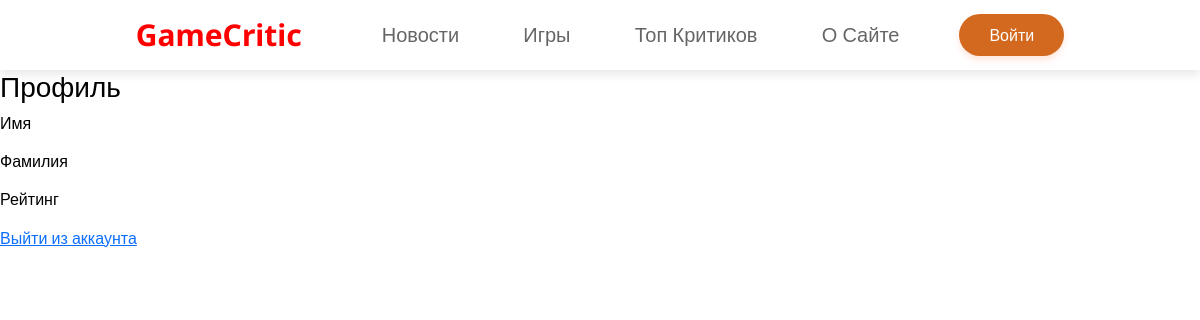
The page /profile/11 on the database as committed earlier.
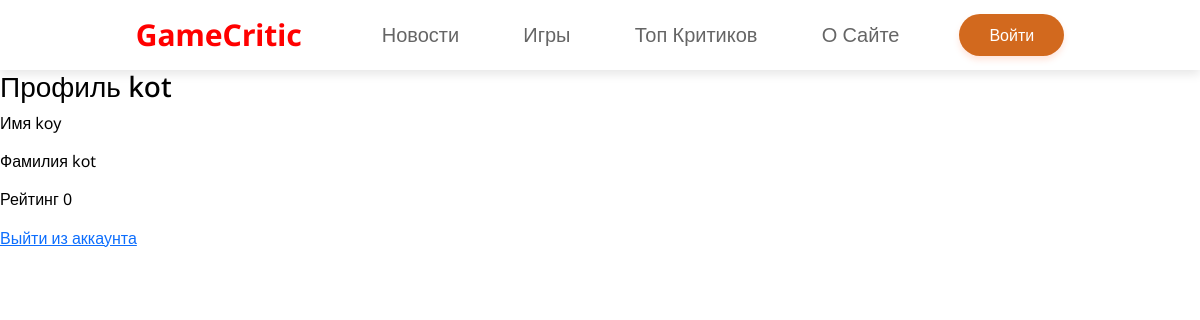
The same page on the database as committed later.
### data/users.py (models this page shows, shortened)
class User(SqlAlchemyBase, UserMixin):
    __tablename__ = 'users'
    id = sqlalchemy.Column(sqlalchemy.Integer, primary_key=True, autoincrement=True)
    login = sqlalchemy.Column(sqlalchemy.String, nullable=False, unique=True)
    name = sqlalchemy.Column(sqlalchemy.String, nullable=True)
    surname = sqlalchemy.Column(sqlalchemy.String, nullable=True)
    email = sqlalchemy.Column(sqlalchemy.String, nullable=True, unique=True)
    profile_photo = sqlalchemy.Column(sqlalchemy.String, nullable=True)
    rating = sqlalchemy.Column(sqlalchemy.Integer, default=0)
    certified = sqlalchemy.Column(sqlalchemy.Boolean, default=False)
    rank = sqlalchemy.Column(sqlalchemy.String, default='Любитель')
    hashed_password = sqlalchemy.Column(sqlalchemy.String, nullable=True)
    modified_date = sqlalchemy.Column(sqlalchemy.DateTime, default=datetime.datetime.now())
    reviews = orm.relationship('Review', back_populates='user')
    news = orm.relationship('News', back_populates='user')

### main.py (the view)
@app.route('/profile/<int:user_id>')
def profile(user_id: int):
    db_sess = db_session.create_session()
    user = db_sess.get(User, user_id)
    return render_template('profile.html', user=user)

### data/db_session.py (called while the page is built)
def create_session() -> Session:
    global __factory
    return __factory()

### templates/profile.html (shortened to what this page needs)
{%extends "index.html"%}
{%block body%}
    <h3>Профиль {{user.login}}</h3>
    <div class="user_info">
        <p>Имя {{user.name}}</p>
        <p>Фамилия {{user.surname}}</p>
        <p>Рейтинг {{user.rating}}</p>
    </div>
    <a href="/logout" class="logout">Выйти из аккаунта</a>
{%endblock%}

### templates/index.html (shortened to what this page needs)
<!DOCTYPE html>
<html lang="ru">
<head>
	<link rel="stylesheet" href="{{ url_for('static', filename='libs/bootstrap-reboot.min.css') }}">
	<link rel="stylesheet" href="{{ url_for('static', filename='libs/bootstrap-grid.min.css') }}">
	<link rel="stylesheet" href="{{ url_for('static', filename='css/styles.css') }}">
</head>
<body>
	<nav class="navbar">
        <div class="container">
            <a href="/" class="navbar-brand">GameCritic</a>
            <div class="navbar-wrap">
                <ul class="navbar-menu">
                    <li><a href="/news">Новости</a></li>
                    <li><a href="/games">Игры</a></li>
                    <li><a href="/top-users">Топ Критиков</a></li>
                    <li><a href="/info">О Сайте</a></li>
                </ul>
			{% if current_user.is_authenticated %}
            	<a href="/profile/{{current_user.id}}" class="profile">Профиль</a>
			{% else %}
				<a href="/login" class="profile">Войти</a>
			{%endif%}
            </div>
        </div>
    </nav>
	{%block body%}
	{%endblock%}
</body>
</html>

### static/css/styles.css (style rules this page uses)
body { position: relative; font-family: 'Noto Sans', sans-serif; font-size: 16px; line-height: 1.4; color: #000; min-width: 320px; overflow-x: hidden; height: auto; }
.navbar { width: 100%; height: 70px; box-shadow: 0 4px 10px rgba(0, 0, 0, .1); }
.navbar .container { height: inherit; display: flex; justify-content: center; align-items: center; }
.navbar-menu { list-style-type: none; padding-left: 0; margin-bottom: 0; }
.navbar-menu li { display: inline-block; }
.navbar-menu li a { display: inline-block; color: #000; opacity: 0.6; text-decoration: none; padding: 10px 30px; transition: all .07 ease-in-out; font-size: 20px; }
.navbar-wrap { display: flex; flex-flow: row nowrap; align-items: center; }
.profile { margin-left: 30px; padding: 10px 30px; background-color: chocolate; border-radius: 100px; color: white; text-decoration: none; transition: all .1s ease-out; box-shadow: 0 4px 6px rgba(255, 127, 80, .2); }
.navbar-brand { font-weight: 700; font-size: 30px; text-decoration: none; color: red; transition: all .07 ease-in-out; margin-right: 50px; }

Rows that differ between the two databases and show on the page:
added User: login "kot", name "koy", surname "kot", rating "0"
